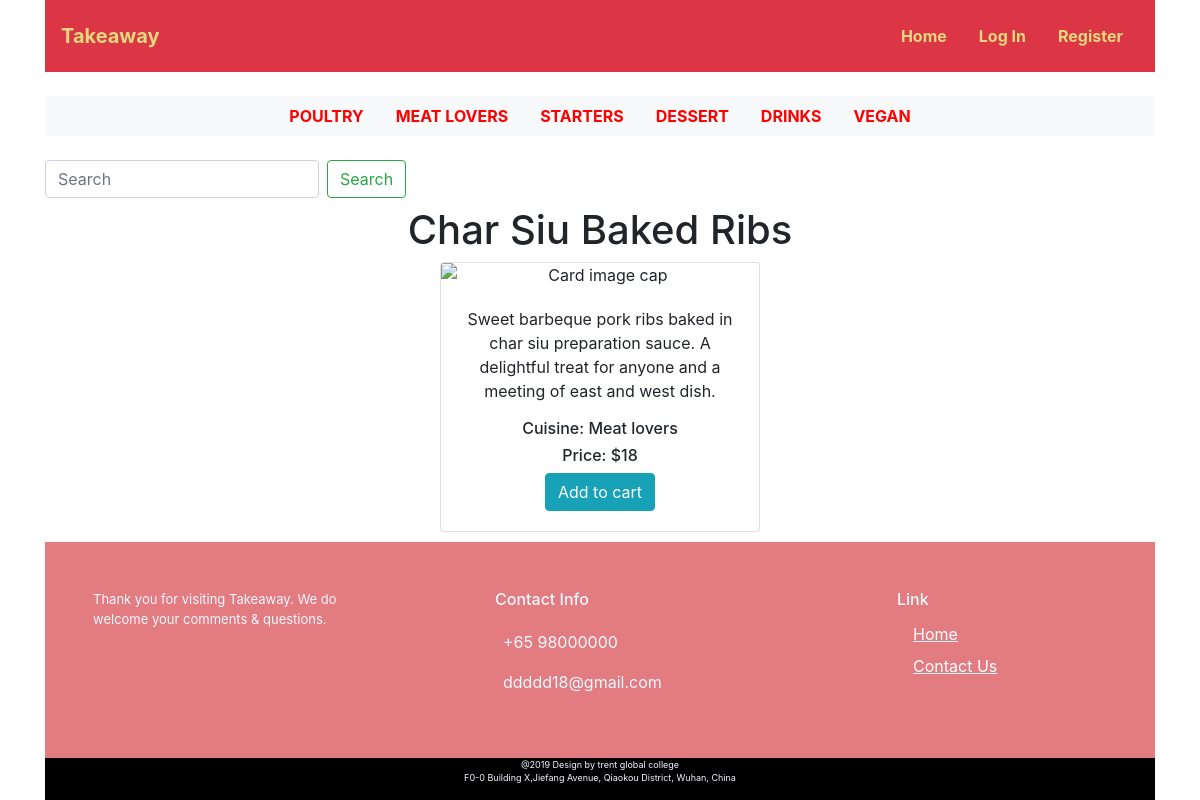
The app's page /detail/8 with its own data.
### takeaway_app/models.py (models this page shows, shortened)
class Menu(models.Model):
	name = models.CharField(blank=False,max_length=255)
	def __str__(self):
		return self.name

class Food(models.Model):
	name = models.CharField(blank=False,max_length=255)
	price = models.IntegerField(default=0)
	photo = ImageField(blank=True)
	description = models.TextField(blank=True)
	menu = models.ForeignKey(Menu, on_delete=models.CASCADE, related_name='food_menu', null=True)

### takeaway_app/views.py (the view)
# urls.py: url(r'detail/(?P<id>\d+)$', food_detail, name='food_detail'),
def food_detail(request,id):
    food_detail = Food.objects.get(id=id)
    menu = Menu.objects.all()
    return render(request, 'detail.html',{
        'food_detail': food_detail,
        'menu':menu
    })

### cart/context.py (called while the page is built)
def cart_contents(request):
    cart = request.session.get('cart', {})
    cart_items = []
    total = 0
    food_count = 0
    for id, quantity in cart.items():
        food = get_object_or_404(Food, pk=id)
        total += quantity * food.price
        food_count += quantity
        cart_items.append({'id': id, 'quantity': quantity, 'food': food})
    return {'cart_items': cart_items, 'total': total, 'food_count': food_count}

### takeaway_app/templates/detail.html (shortened to what this page needs)
{% extends 'layout.html' %}{% load static %}
{% load bootstrap_tags %}
{% block content %}
<div class="container">
    <h1 class="text-center">{{food_detail.name}}</h1>
     <div class="row justify-content-center">
<div class="card text-center" style="width: 20rem;">
    	       <img alt="Card image cap" class="card-img-top img-fluid" src="{% get_media_prefix %}{{food_detail.image}}" />
    	       <div class="card-body">
          		<p>{{ food_detail.description }}</p>
                <h6>Cuisine: {{ food_detail.menu }}</h6>
                <h6>Price: ${{ food_detail.price }}</h6>
            {% if user.is_authenticated %}
               <form method="post" action="{% url 'add_to_cart' food_detail.id %}">
                    {% csrf_token %}
                    <div class="input-group">
                        <input name="quantity" type="number" min="1" max="999" class="form-control" value="1" placeholder="Quantity">
                        <span class="input-group-btn">
                            <button class="btn btn-success" type="submit">Add to cart</button>
                        </span>
                    </div>
                </form>
             {% else %}
                 <a class="btn btn-info" href="{% url 'login_link' %}" role="button">Add to cart</a>
            {% endif %}
   </div>
   </div>
</div>
</div>
{% endblock%}

### templates/layout.html (shortened to what this page needs)
<!DOCTYPE html>
{% load static %}
{% load bootstrap_tags %}
<html lang="en">
<head>
    <link rel="stylesheet" href="https://stackpath.bootstrapcdn.com/bootstrap/4.3.1/css/bootstrap.min.css">
    <link rel="stylesheet" href="{% static 'css/style.css'%}" type="text/css"/>
</head>
<body>
<div class='container'>
 <nav class="navbar navbar-expand-lg navbar-light  bg-danger">
    <div class="d-flex flex-grow-1">
        <a class="navbar-brand  d-lg-inline-block" href="/" style="color:#e2d87c;font-weight: bold;">
           Takeaway
        </a>
        <div class="w-100 text-right">
        </div>
    </div>
    <div class="collapse navbar-collapse flex-grow-1 text-right" id="myNavbar">
        <ul class="navbar-nav ml-auto flex-nowrap"  style="font-weight:bold;">
            <li class="nav-item">
                <a href="{% url 'index' %}" class="nav-link m-2 menu-item nav-active" style="color:#e2d87c;">Home</a>
            </li>
            {% if not user.is_authenticated %}
            <li class="nav-item">
                <a href="{% url 'login_link' %}" class="nav-link m-2 menu-item" style="color:#e2d87c;">Log In</a>
            </li>
            <li class="nav-item">
                <a href="{% url 'register_link' %}" class="nav-link m-2 menu-item" style="color:#e2d87c;">Register</a></li>
            {% else %}
            <li class="nav-item">
                <a href="{% url 'logout_link' %}" class="nav-link m-2 menu-item" style="color:#e2d87c;">Log Out</a>
            </li>
            {% endif %}
        </ul>
    </div>
</nav>
<ul class="nav justify-content-center bg-light my-4 my-lg-4 ">
 {% for menu in menu %}
  <li class="nav-item" style="text-transform: uppercase;">
    <a class="nav-link" style="color:red;font-weight: bold;" href="{% url 'menu' id=menu.id %}">{{menu.name}}</a>
  </li>
  {% endfor %}
</ul>
     <form class="form-inline my-3 my-lg-2 ml-auto" method='get' action='{% url 'search' %}'>
          <input class="form-control mr-sm-2" type="search" placeholder="Search" aria-label="Search" id="search" name="q">
          <button class="btn btn-outline-success my-2 my-sm-0" type="submit">Search</button>
    </form>
</div>
    {%block content %}
    {%endblock %}
<div class='container'>
<footer class="page-footer font-small">
    <div class="container">
		<div class="row">
			<div class="col-xs-12 col-sm-4 col-md-4 footerBlock">
					<p class="footerIntro">Thank you for visiting Takeaway. We do welcome your comments & questions.</p>
			</div>
			<div class="col-xs-12 col-sm-4 col-md-4 footerBlock">
					<h6 class="info">Contact Info</h6>
					<div class="contact-info">
						 <ul><span class="item">+65 98000000</span></ul>
                        <ul><span class="item">ddddd18@gmail.com</span></ul>
					</div>
				</div>
      <div class="col-xs-12 col-sm-4 col-md-4 footerBlock">
					<div class="list-unstyled">
					  <h6 class="link">Link</h6>
						 <ul class="fList">
                              <ul>
                                <a class="link1" href="/">Home</a>
                              </ul>
                              <ul>
                                <a class="link1" href="#">Contact Us</a>
                              </ul>
                        </ul>
					</div>
				</div>
				<div class="col-md-12 bg-black copyright">
						<p>@2019 Design by trent global college <br>
                        F0-0 Building X,Jiefang Avenue, Qiaokou District, Wuhan, China</p>
                </div>
        	</div>
        	</div>
</footer>
</div>
</body>
</html>

### static/css/style.css (style rules this page uses)
ul { list-style:none; }
footer { margin-top:10px; }
.footerBlock { display:inline-block; padding: 3em; margin: 0em; }
.footerIntro { font-size:small; }
.info { text-indent: 2em; font-size: medium; margin-bottom: 20px; }
.page-footer { background-color:#e27c81; color:#F0F8FF; bottom: 0; }
.fList { text-decoration:underline; }
.link { text-indent: 4em; font-size: medium; }
.link1 { color: white; font-size: medium; line-height:2em; }
.copyright { text-align: center; font-size: xx-small; background-color: #000000; padding-bottom: 1px; position: relative; }

### records on screen
Menu: name "POULTRY"
Menu: name "MEAT LOVERS"
Menu: name "STARTERS"
Menu: name "DESSERT"
Menu: name "DRINKS"
Menu: name "VEGAN"
Food: name "Char Siu Baked Ribs", description "Sweet barbeque pork ribs baked in char siu preparation sauce. A delightful treat for anyone and a meeting of east and west dish.", menu "Meat lovers", price "18"
